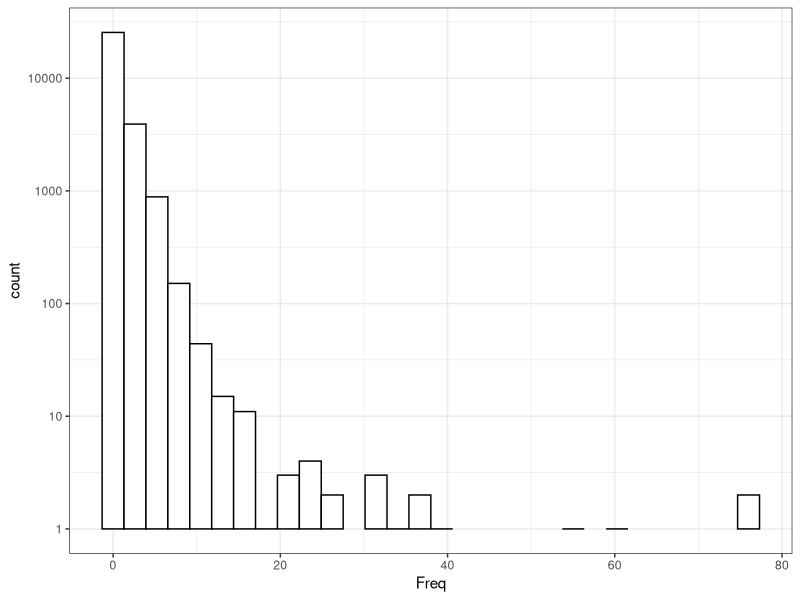

R code for this plot: (Note: this script raises an error after producing the figure.)
#setwd("/Users/winteram/Documents/Research/FashionPins")

library(ggplot2)
library(cluster)
theme_set(theme_bw())

pin.srcs <- read.csv("frequency.csv", header=FALSE)
names(pin.srcs) <- c("Source","Freq")

ggplot(pin.srcs, aes(x=Freq)) + geom_histogram(color="black", fill="white") + scale_y_log10()

simmat <- read.csv("simmat.csv", header=TRUE)
simmat2 <- read.csv("simmat2.csv", header=TRUE)
simmat.mat <- as.matrix(simmat2)
c <- simmat.mat %*% t(simmat.mat)  # N x M * M x N
d <- t(simmat.mat) %*% simmat.mat  # M x N * N x M
kmd <- kmeans(d,3)
clusters <- kmd$cluster
clusplot(d, clusters, cor=FALSE, color=TRUE, shade=TRUE, labels=2, lines=0)

pc.cr <- princomp(c)
plot(pc.cr)

